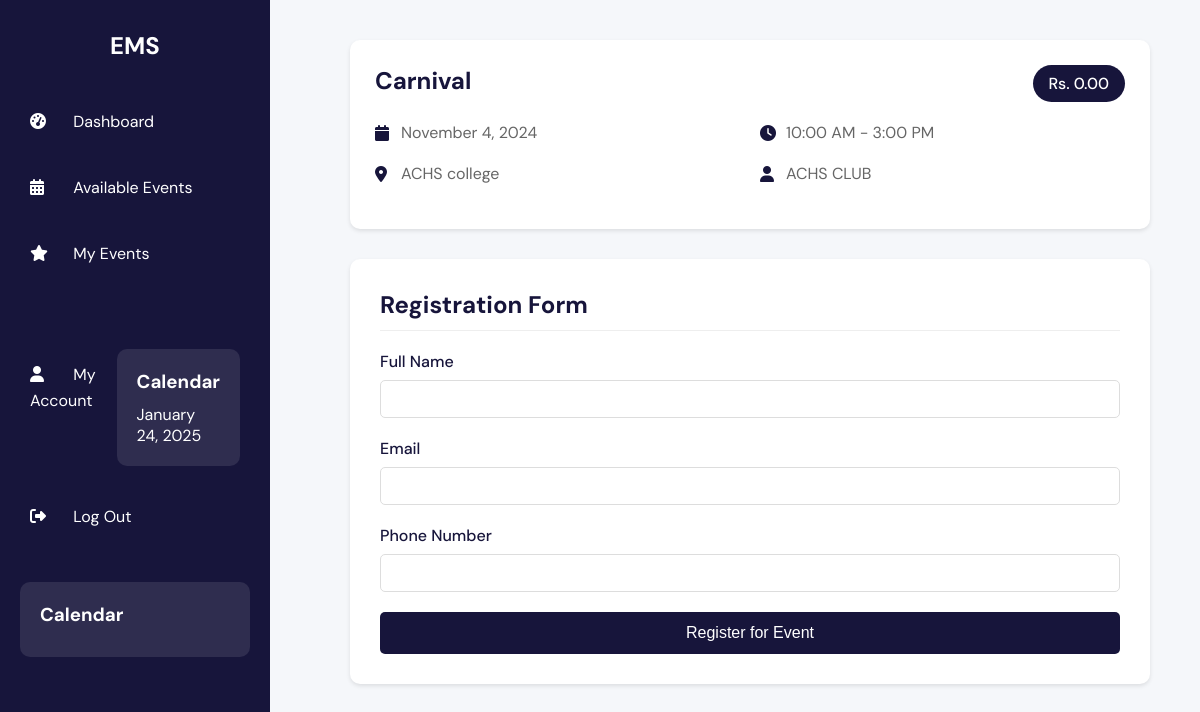
Screenshot of /participant/register_event.php?id=1 (signed in) with the database file from the repository.
### tables this page shows
CREATE TABLE `events` (
  `id` int(11) NOT NULL,
  `event_title` varchar(255) NOT NULL,
  `event_venue` varchar(255) NOT NULL,
  `event_location` varchar(255) NOT NULL,
  `start_time` time NOT NULL,
  `end_time` time NOT NULL,
  `start_date` date NOT NULL,
  `end_date` date NOT NULL,
  `event_description` text NOT NULL,
  `organizer_name` varchar(255) NOT NULL,
  `organizer_contact` varchar(255) NOT NULL,
  `event_image` varchar(255) DEFAULT NULL,
  `created_at` timestamp NOT NULL DEFAULT current_timestamp(),
  `organizer_id` int(11) DEFAULT NULL,
  `event_fee` decimal(10,2) NOT NULL DEFAULT 0.00
);

### participant/register_event.php (the view, shortened to what this page needs)
<?php
include '../config/connect.php';
$event_id = $_GET['id'] ?? null;
if ($event_id) {
    $query = "SELECT * FROM events WHERE id = ?";
    $stmt = $conn->prepare($query);
    $stmt->bind_param('i', $event_id);
    $stmt->execute();
    $result = $stmt->get_result();
    $event = $result->fetch_assoc();
}
?>
<!DOCTYPE html>
<html lang="en">
<head>
    <link rel="stylesheet" href="https://cdnjs.cloudflare.com/ajax/libs/font-awesome/6.5.1/css/all.min.css">
</head>
<body>
    <div class="sidebar">
        <h2>EMS</h2>
        <div class="menu-item">
            <a href="dashboard.php">
                <i class="fas fa-tachometer-alt"></i>
                <span>Dashboard</span>
            </a>
        </div>
        <div class="menu-item">
            <a href="events.php">
                <i class="fas fa-calendar-alt"></i>
                <span>Available Events</span>
            </a>
        </div>
        <div class="menu-item">
            <a href="my_events.php">
                <i class="fas fa-star"></i>
                <span>My Events</span>
            </a>
        </div>
        <div class="menu-item">
            <a href="account.php">
                <i class="fas fa-user"></i>
                <span>My Account</span>
            </a><div class="calendar">
                <h3>Calendar</h3>
                <p id="currentDate"></p>
            </div>
        </div>
        <div class="menu-item">
            <a href="../php/logout.php">
                <i class="fas fa-sign-out-alt"></i>
                <span>Log Out</span>
            </a>
        </div>
        <div class="calendar">
            <h3>Calendar</h3>
        </div>
    </div>
    <div class="content">
        <div class="registration-container">
            <?php if ($event): ?>
                <div class="event-summary">
                    <div class="event-header">
                        <h1 class="event-title"><?php echo htmlspecialchars($event['event_title']); ?></h1>
                        <span class="event-fee">Rs. <?php echo number_format($event['event_fee'], 2); ?></span>
                    </div>
                    <div class="event-details">
                        <div class="detail-item">
                            <i class="fas fa-calendar"></i>
                            <?php echo date('F j, Y', strtotime($event['start_date'])); ?>
                        </div>
                        <div class="detail-item">
                            <i class="fas fa-clock"></i>
                            <?php echo date('g:i A', strtotime($event['start_time'])); ?> -
                            <?php echo date('g:i A', strtotime($event['end_time'])); ?>
                        </div>
                        <div class="detail-item">
                            <i class="fas fa-map-marker-alt"></i>
                            <?php echo htmlspecialchars($event['event_venue']); ?>
                        </div>
                        <div class="detail-item">
                            <i class="fas fa-user"></i>
                            <?php echo htmlspecialchars($event['organizer_name']); ?>
                        </div>
                    </div>
                </div>
                <div class="registration-form">
                    <h2 class="form-title">Registration Form</h2>
                    <form method="POST" action="">
                        <div class="form-group">
                            <label for="name">Full Name</label>
                            <input type="text" id="name" name="name" required>
                        </div>
                        <div class="form-group">
                            <label for="email">Email</label>
                            <input type="email" id="email" name="email" required>
                        </div>
                        <div class="form-group">
                            <label for="phone">Phone Number</label>
                            <input type="tel" id="phone" name="phone" required>
                        </div>
                        <button type="submit" class="submit-btn">Register for Event</button>
                    </form>
                </div>
            <?php else: ?>
                <div class="alert alert-danger">Event not found.</div>
            <?php endif; ?>
        </div>
    </div>
</body>
</html>

### participant/register_event.php (style rules this page uses)
* { margin: 0; padding: 0; box-sizing: border-box; }
body { font-family: 'DM Sans', sans-serif; background-color: #f5f7fa; display: flex; min-height: 100vh; }
.sidebar { width: 270px; background-color: #17153B; color: white; padding: 30px 20px; position: fixed; height: 100vh; }
.sidebar h2 { font-size: 24px; text-align: center; margin-bottom: 40px; }
.menu-item { margin-bottom: 20px; display: flex; align-items: center; padding: 10px; border-radius: 5px; transition: background 0.3s; }
.menu-item i { width: 24px; height: 24px; margin-right: 15px; }
.menu-item a { color: white; text-decoration: none; }
.content { flex-grow: 1; margin-left: 300px; padding: 40px; }
.calendar { margin-top: 40px; padding: 20px; background: rgba(255, 255, 255, 0.1); border-radius: 10px; }
.calendar h3 { margin-bottom: 10px; }
.registration-container { max-width: 800px; margin: 0 auto; }
.event-summary { background: white; padding: 25px; border-radius: 10px; margin-bottom: 30px; box-shadow: 0 2px 4px rgba(0,0,0,0.1); }
.event-header { display: flex; justify-content: space-between; align-items: start; margin-bottom: 20px; }
.event-title { font-size: 24px; color: #17153B; margin: 0; }
.event-fee { background: #17153B; color: white; padding: 8px 16px; border-radius: 20px; font-weight: 500; }
.event-details { display: grid; grid-template-columns: repeat(2, 1fr); gap: 20px; margin-bottom: 20px; }
.detail-item { display: flex; align-items: center; gap: 10px; color: #666; }
.detail-item i { color: #17153B; width: 16px; }
.registration-form { background: white; padding: 30px; border-radius: 10px; box-shadow: 0 2px 4px rgba(0,0,0,0.1); }
.form-title { color: #17153B; margin-bottom: 20px; padding-bottom: 10px; border-bottom: 1px solid #eee; }
.form-group { margin-bottom: 20px; }
.form-group label { display: block; margin-bottom: 8px; color: #17153B; font-weight: 500; }
.form-group input, .form-group select { width: 100%; padding: 10px; border: 1px solid #ddd; border-radius: 5px; font-size: 14px; }
.submit-btn { background: #17153B; color: white; padding: 12px 24px; border: none; border-radius: 5px; cursor: pointer; font-size: 16px; font-weight: 500; transition: background 0.3s; width: 100%; }

### rows the page displays
events: event_title "Carnival", event_fee "0.00", start_date "November 4, 2024", start_time "10:00 AM", end_time "3:00 PM", event_venue "ACHS college", organizer_name "ACHS CLUB"
